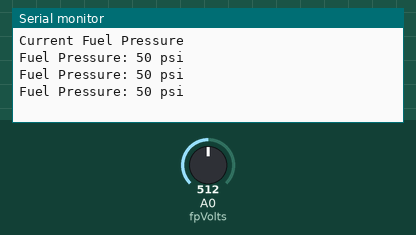
Bench run of a sketch on a simulated Arduino Uno, built with avr-gcc and run on an emulated ATmega328P. Parts: the last lines printed to the serial monitor. Inputs (shaded band) come from the test bench; at power-on: A0 (fpVolts) = 512.

Above: at 1.3 s.
1.4 s: A0 (fpVolts) set to 102
At 1.8 s:
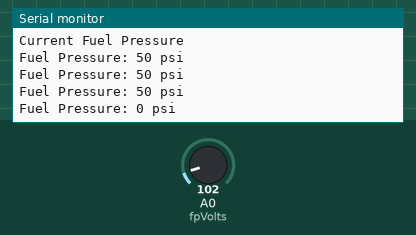
2.9 s: A0 (fpVolts) set to 85
At 3.4 s:
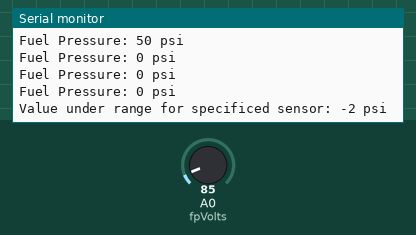

Measured:
- the behaviour switches between 95 and 94 on A0 (fpVolts) (found by bisection; images 1 and 2)
- after the input at 1.4 s, the serial monitor: prints a new line after 0.10 s (image 1)
- after the input at 2.9 s, the serial monitor: prints a new line after 0.10 s (image 2)

The sketch:

quick_fuel_pressure_gauge_to_serial_example.ino
```cpp
const int fpVolts = A0;
int fpSignal = 0;
int fpOutput = 0;
int fpFinal = 0;
const int sampleRate = 500; //in milliseconds

void setup() {
    Serial.begin(9600);
    Serial.println("Current Fuel Pressure");
}

void fuelPress() {

  fpSignal = analogRead(fpVolts);
  fpOutput = map(fpSignal, 0, 1023, 0, 5000);
  fpFinal = ((fpOutput - 500)/40);

  if (fpFinal > 100) {
    Serial.println("Value over range for specificed sensor: " + String(fpFinal) + " psi");
  }

  else if (fpFinal < 0){
    Serial.println("Value under range for specificed sensor: " + String(fpFinal) + " psi");
  }

  else {
    Serial.println("Fuel Pressure: " + String(fpFinal) + " psi");
  }

}

void loop() {
  fuelPress();
  delay(sampleRate);

}
```
